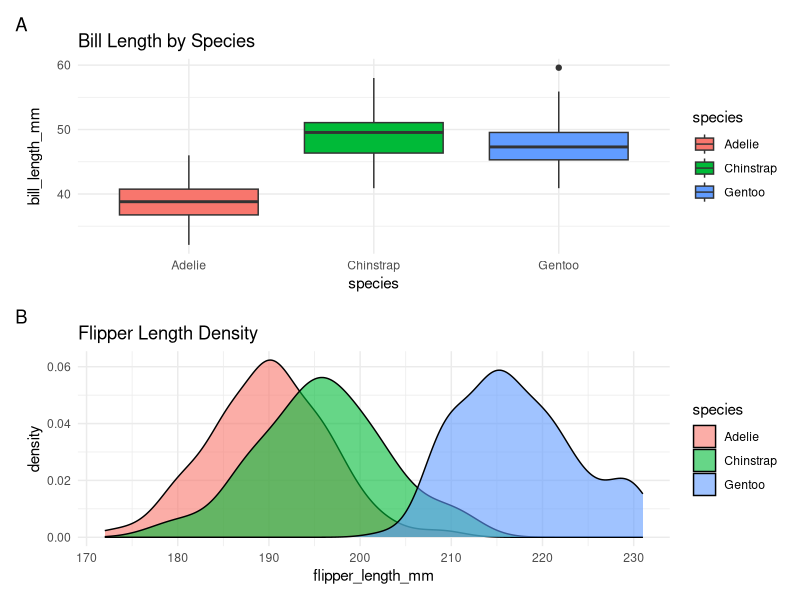
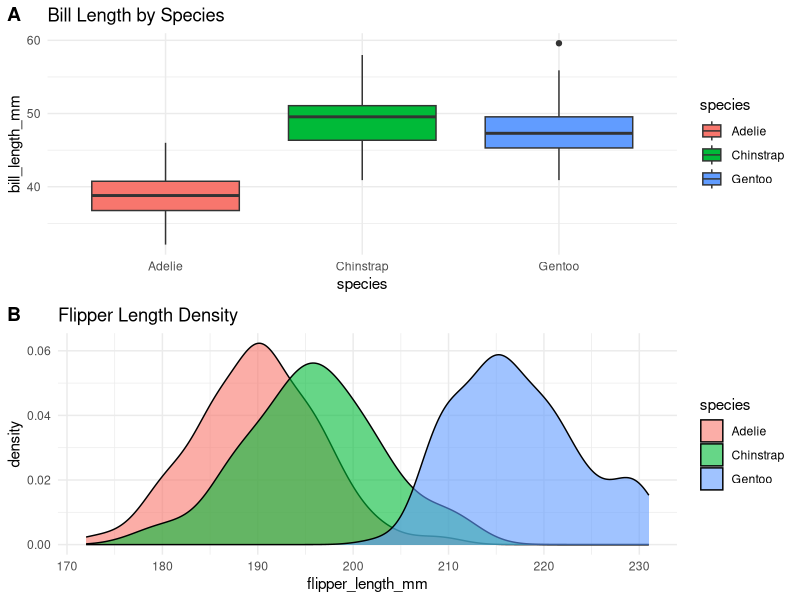

Reproduce these figures in R, in order.
## ---- chunk 1
knitr::opts_chunk$set(echo = TRUE, warning = FALSE, message = FALSE)
library(ggplot2)
library(patchwork)
library(cowplot)
library(palmerpenguins)
library(tidyverse)
## ---- chunk 2
p1 <- ggplot(penguins, aes(x = species, y = bill_length_mm, fill = species)) +
  geom_boxplot() +
  theme_minimal() +
  labs(title = "Bill Length by Species")

p2 <- ggplot(penguins, aes(x = flipper_length_mm, fill = species)) +
  geom_density(alpha = 0.6) +
  theme_minimal() +
  labs(title = "Flipper Length Density")
## ---- chunk 3
patchwork_plot <- p1 / p2 + 
  plot_annotation(tag_levels = "A")
patchwork_plot
## ---- chunk 4
cowplot_plot <- plot_grid(p1, p2, labels = c("A", "B"), ncol = 1)
cowplot_plot
